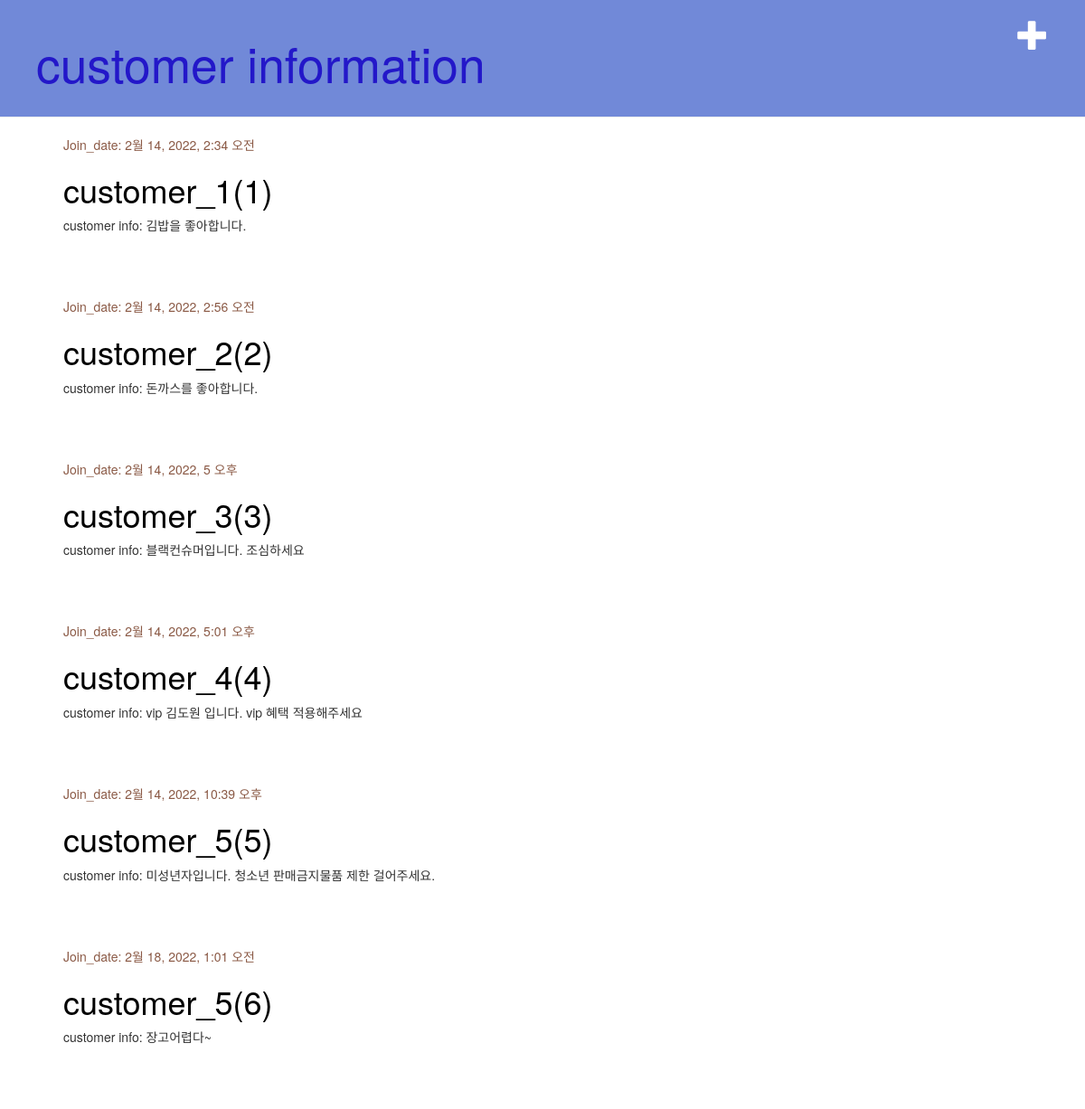
Before: /customer/ with the older database file.
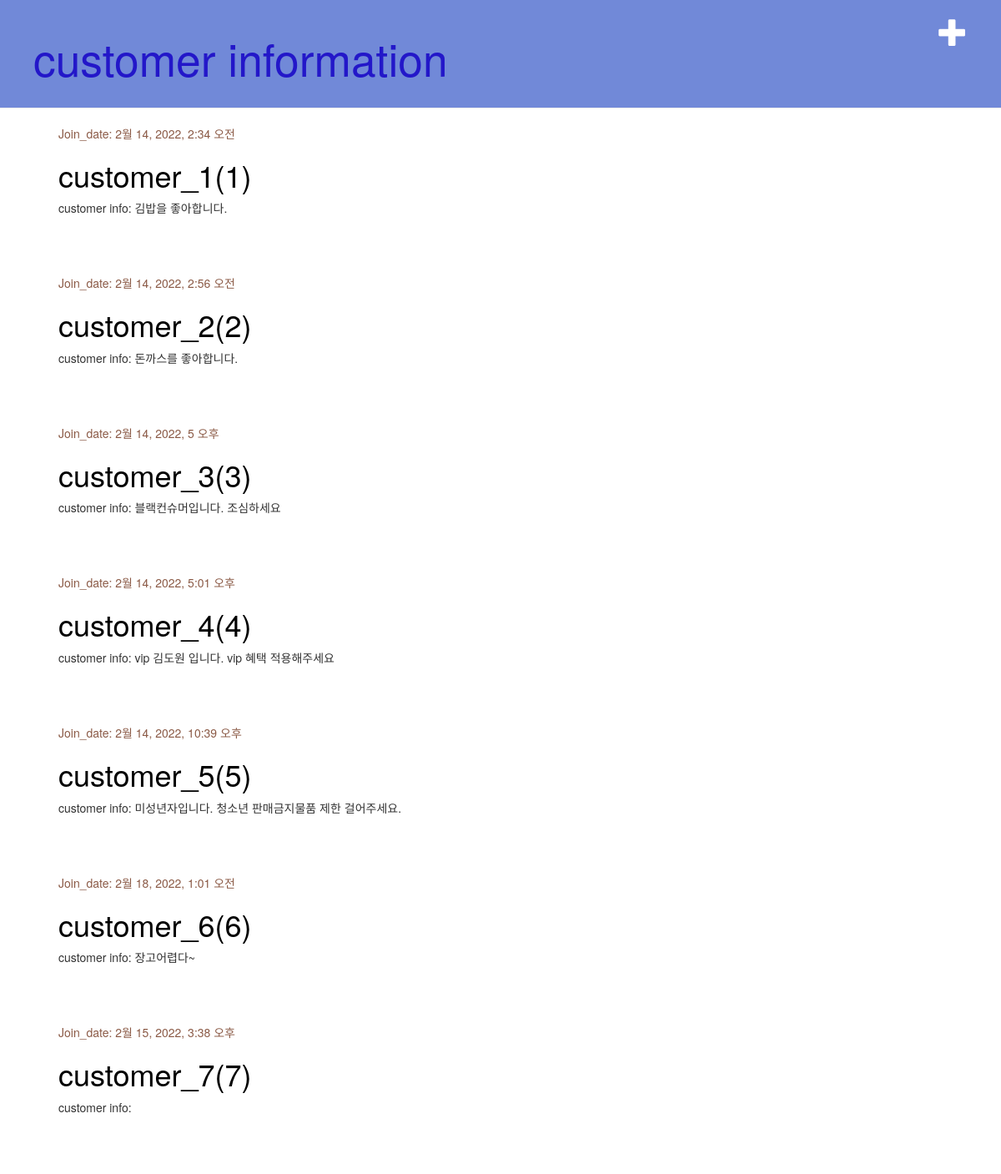
After: the same page with the newer database file.
### customer/models.py (models this page shows)
class Customer(models.Model):
    CATEGORY_CHOICES = {
        ('man','Male'),
        ('woman','Female'),
        ('gay','gay'),
        ('transgender','transgender'),
    }
    name = models.CharField(max_length = 20, default= 'customer_')
    birthdate = models.DateField()
    text = models.TextField(max_length = 100, default=("customer info:"))
    email = models.EmailField(max_length = 50, default=("@"))
    gender = models.CharField(max_length = 40, choices=CATEGORY_CHOICES)
    Join_date = models.DateTimeField(default=timezone.now)
    def __str__(self):
        return self.name + '(' + str(self.id) + ')'

### customer/views.py (the view)
# urls.py: path('', views.customer_list, name='customer_list_home'),
def customer_list(request):
    my_name = '장고프레임워크'
    http_method = request.method
    customers = Customer.objects.filter(name__contains = 'customer')
    context = { 'customers': customers,}
    return render(request, 'customer/customer_list.html', context)

### customer/templates/customer/customer_list.html (shortened to what this page needs)
{% extends 'customer/base.html' %}
{% block content %}
    {% for customer in customers %}
        <div class = "customer">
            <div class = "date">
              <p>Join_date:  {{ customer.Join_date }}</p>
            </div>
            <h1><a href="{%url 'customer_detail' pk=customer.pk %}">{{customer}}</a></h1>
            <p>{{ customer.text | linebreaksbr }}</p>
        </div>
      {% empty %}
          <p>blog글이 없습니다.</p>
      {% endfor %}
{% endblock %}

Changed rows visible on the page:
changed Customer "customer info: 장고어렵다~": name+id "customer_5(6)" → "customer_6(6)"
added Customer: Join_date "2월 15, 2022, 3:38 오후", name+id "customer_7(7)", text "customer info:"
